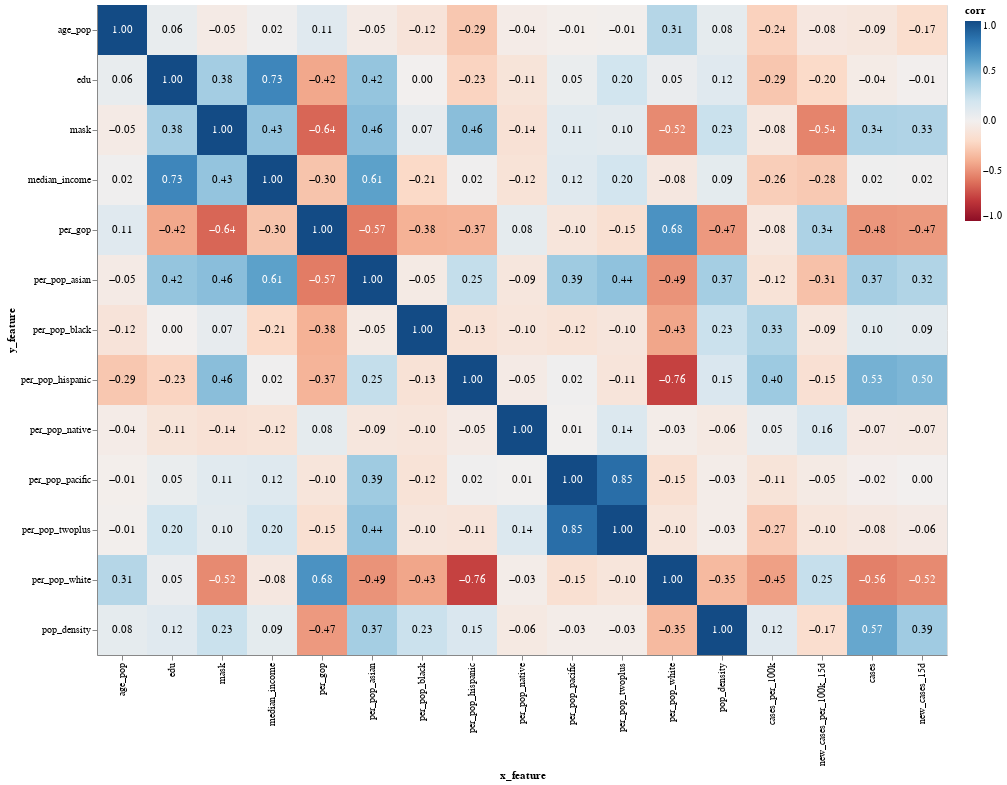

Notebook cell for this chart:
### Code cell
columns = column_selector(
    info_df, 
    ['per_gop', 'mask', 'edu', 'median_income', 'age_pop', 'pop_density'], 
    mask=['per', 'pop'], 
    exclude=['male', 'female', 'tot']
)
make_correlation_heatmap(nyt_df, info_df, x_cols=columns, y_cols=['cases_per_100k', 'new_cases_per_100k_15d'], size=50)

### Figure 1 — Vega-Lite specification as saved in the notebook (floating-point values rounded to 4 significant figures; data arrays with more than 128 entries replaced by an {"elided": "..."} marker saying what was removed)
{"config": {"view": {"continuousWidth": 400, "continuousHeight": 300, "step": 50}}, "layer": [{"mark": "rect", "encoding": {"color": {"type": "quantitative", "field": "corr", "scale": {"domain": [-1, 0, 1], "scheme": "redblue"}}, "tooltip": [{"type": "ordinal", "field": "x_feature"}, {"type": "ordinal", "field": "y_feature"}, {"type": "quantitative", "field": "corr", "title": "correlation"}], "x": {"type": "ordinal", "field": "x_feature", "sort": ["age_pop", "edu", "mask", "median_income", "per_gop", "per_pop_asian", "per_pop_black", "per_pop_hispanic", "per_pop_native", "per_pop_pacific", "per_pop_twoplus", "per_pop_white", "pop_density"]}, "y": {"type": "ordinal", "field": "y_feature"}}}, {"mark": {"type": "text", "baseline": "middle"}, "encoding": {"color": {"condition": {"value": "black", "test": "(abs(datum.corr) <= 0.5)"}, "value": "white"}, "text": {"type": "quantitative", "field": "corr", "format": ".2f"}, "x": {"type": "ordinal", "field": "x_feature", "sort": ["age_pop", "edu", "mask", "median_income", "per_gop", "per_pop_asian", "per_pop_black", "per_pop_hispanic", "per_pop_native", "per_pop_pacific", "per_pop_twoplus", "per_pop_white", "pop_density"]}, "y": {"type": "ordinal", "field": "y_feature"}}}], "data": {"name": "data-3e14c422e1fdf293a3cbfbbbd853c4ac"}, "$schema": "https://vega.github.io/schema/vega-lite/v4.8.1.json", "datasets": {"data-3e14c422e1fdf293a3cbfbbbd853c4ac": {"elided": "221 records"}}}
